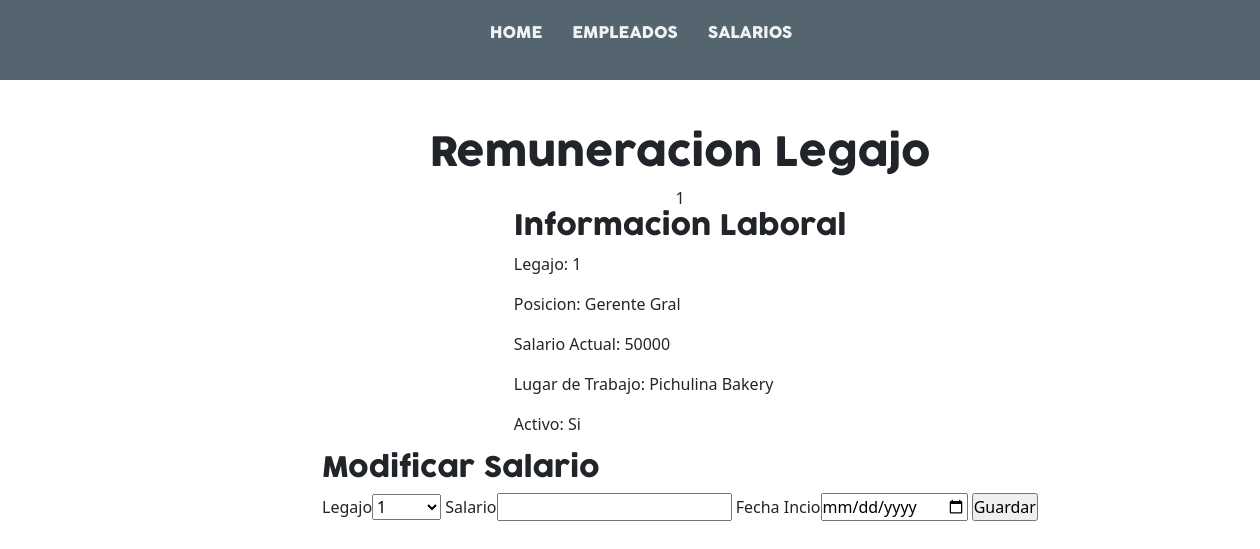
The page /employees/salary/1 on the database as committed earlier.
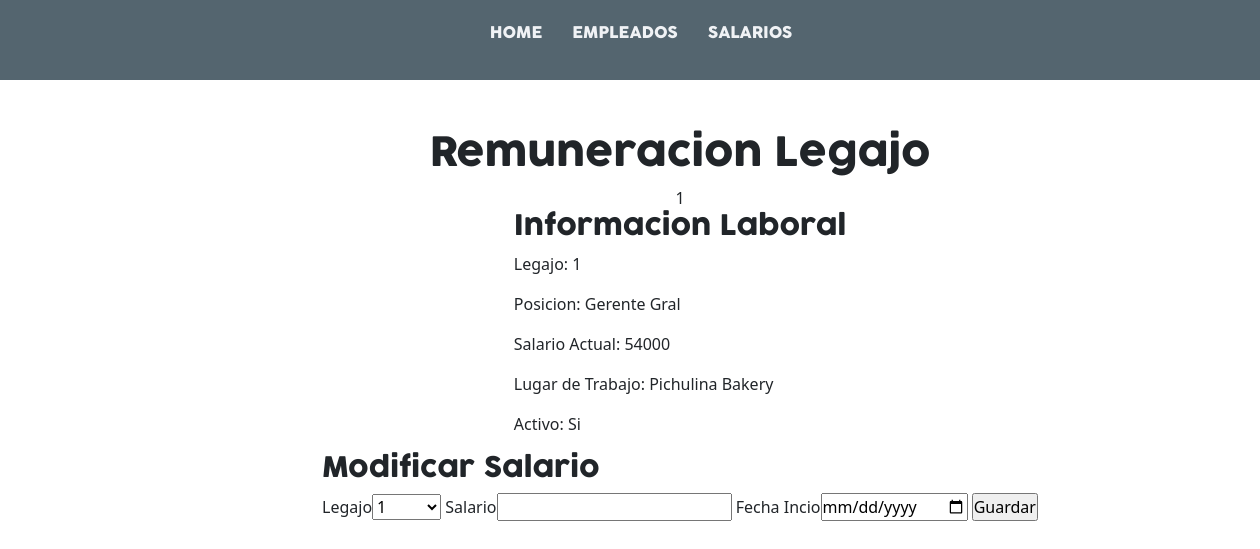
The same page on the database as committed later.
### employees/models.py (models this page shows)
class Employee(models.Model):
    id = models.AutoField(primary_key=True)
    name = models.CharField(max_length=50,blank=False,null=False)
    lastname = models.CharField(max_length=50,blank=False,null=False)
    dob = models.DateField(blank=False,null=False,)
    adress = models.CharField(max_length=100,blank=False,null=False)
    nationality = models.CharField(max_length=50, blank=False,null=False)
    dni = models.IntegerField(blank=False,null=False)
    cuil = models.IntegerField(blank=False,null=False)
    mobile = models.IntegerField(blank=False,null=False)
    phone = models.IntegerField(blank=True,null=True)
    position = models.ForeignKey(Position,on_delete=models.CASCADE) #Relacion uno a muchos
    salary = models.IntegerField(blank=False,null=False)
    active = models.BooleanField()
    place = models.ForeignKey(WorkPlace,on_delete=models.CASCADE)
    def __str__(self):
        return str(self.id)

class Position(models.Model):
    name = models.CharField(blank=False,null=False, max_length=50)
    description = models.TextField(blank=False,null=True)
    def __str__(self):
        return self.name

class WorkPlace(models.Model):
    name = models.CharField(max_length=100,blank=False,null=False)
    adress = models.CharField(max_length= 100,blank=False,null=False)
    phone =  models.IntegerField(blank=False,null=False)
    def __str__(self):
        return self.name

### employees/views.py (the view, shortened to what this page needs)
# urls.py: path("salary/<int:id>",views.salary,name='salary')
def salary(request,id):
    if(request.method =='GET'):
        employee = Employee.objects.get(id=id)
        data = {
            'employee_id':employee.id,
        }
        salary = EmployeeTermForm(data)
        context = {
            'employee':employee,
            'salary':salary,
            'id':id
        }
        return render(request,'employees/salary.html',context)

### employees/forms.py
class EmployeeTermForm(ModelForm):
    class Meta:
        model = EmployeeTerm
        fields = '__all__'
        widgets = {
            'startdate': forms.TimeInput(attrs={'type':'date'}),
        }

### templates/employees/salary.html (shortened to what this page needs)
{% extends 'layout/base.html' %}
{% load static %}
{% block 'content' %}
    <h1>Remuneracion Legajo</h1> {{employee.id}}
    <div>
        <h3>Informacion Laboral</h3>
        <p>Legajo: <span>{{employee.id}}</span></p>
        <p>Posicion: <span>{{employee.position}} </span></p>
        <p>Salario Actual: <span>{{employee.salary}}</span></p>
        <p>Lugar de Trabajo: <span>{{employee.place}}</span></p>
        <p>Activo: <span> {% if employee.active %} Si
                {% else %}
                 No
            {% endif %}</span></p>
    </div>
    <div>
        <h3>Modificar Salario</h3>
        <form action="{% url 'salary' id=id %}" method='POST'>
            <label for="">Legajo</label>{{salary.employee_id}}
            <label for="">Salario</label>{{salary.salary}}
            <label for="">Fecha Incio</label>{{salary.startdate}}
            <input type="submit" value="Guardar">
        </form>
    </div>
{% endblock 'content' %}

Rows that differ between the two databases and show on the page:
changed Employee "Gerente Gral": salary "50000" → "54000"
